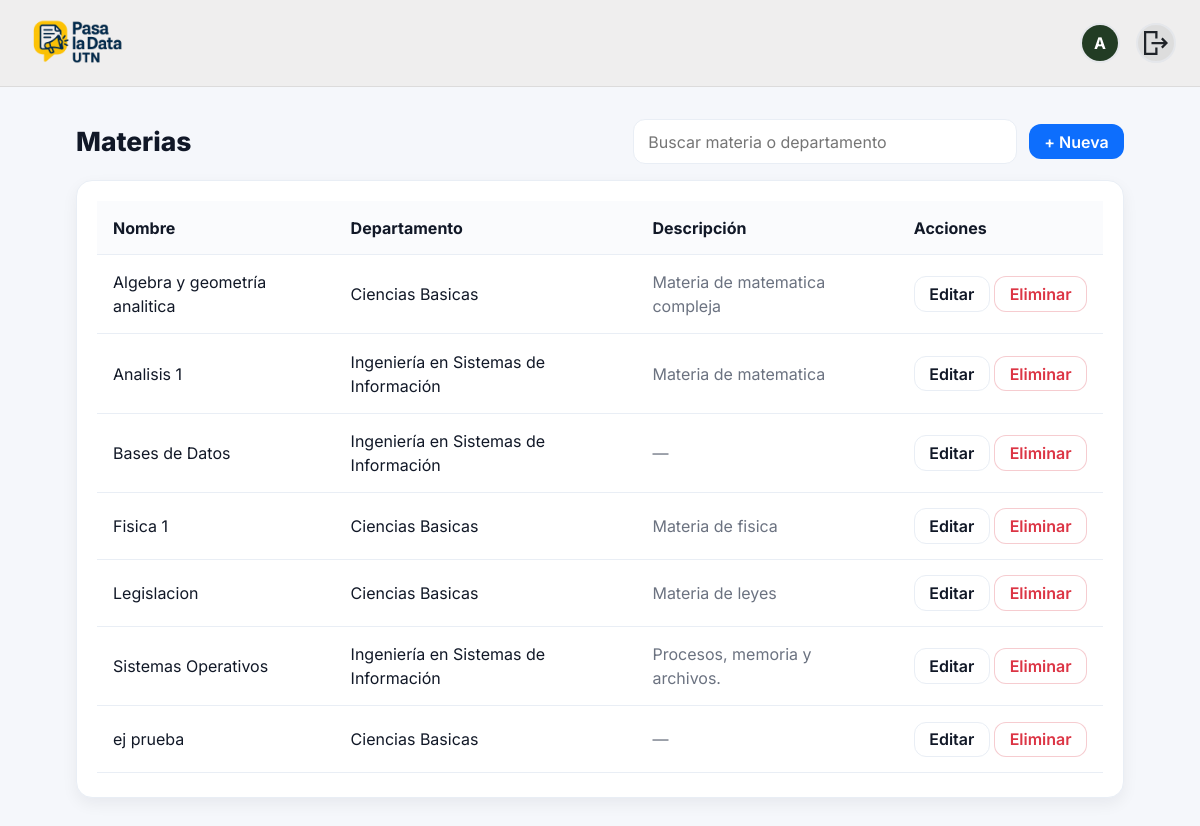
The app's page /academics/admin/materias/ (signed in) with its own data.
### people/models.py (models this page shows, shortened)
class User(AbstractUser):
    class Role(models.TextChoices):
        ALUMNO = "ALU", "Alumno"
        PROFESOR = "PRO", "Profesor"
        ADMIN = "ADM", "Administrador"
    rol = models.CharField(max_length=3, choices=Role.choices)
    legajo = models.CharField(max_length=20, unique=True, null=True, blank=True)  # solo alumnos
    username = models.CharField(max_length=150, blank=True, default='')
    imagen_perfil = models.ImageField(
        upload_to="profiles/", null=True, blank=True
    )

### academics/models.py (models this page shows, shortened)
class Materia(models.Model):
    nombre = models.CharField(max_length=120, unique=True)
    eliminado = models.BooleanField(default=False)
    departamento = models.ForeignKey(Department, on_delete=models.CASCADE, related_name="materias")
    descripcion = models.TextField(blank=True, null=True)
    icono = models.CharField(max_length=4096, blank=True, null=True)
    imagen = models.ImageField(upload_to="materias/", blank=True, null=True)
    created_at = models.DateTimeField(auto_now_add=True)
    active = models.BooleanField(default=True)
    class Meta:
        ordering = ["nombre"]
        verbose_name = "Materia"

class Department(models.Model):
    nombre = models.CharField(max_length=120, unique=True)
    imagen = models.ImageField(upload_to="departments/", blank=True, null=True)
    icono = models.CharField(max_length=4096, blank=True, null=True)
    created_at = models.DateTimeField(auto_now_add=True)
    active = models.BooleanField(default=True)
    class Meta:
        ordering = ["nombre"]
        verbose_name = "Departamento"

### academics/views.py (the view)
# urls.py: path("admin/materias/", views.materia_list, name="materia_list"),
@login_required
def materia_list(request):
    q = (request.GET.get("q") or "").strip()
    dept_id = request.GET.get("department")
    qs = (Materia.objects
            .select_related("departamento")
            .filter(eliminado=False, active=True)
            .order_by("nombre"))
    if q:
        qs = qs.filter(Q(nombre__icontains=q) | Q(departamento__nombre__icontains=q))
    if dept_id:
        qs = qs.filter(departamento_id=dept_id)
    departamentos = Department.objects.all().order_by("nombre")
    return render(request, "academics/materia_list.html", {
        "materias": qs,
        "q": q,
        "departamentos": departamentos,
        "selected_department": int(dept_id) if dept_id else None,
        "create_url": "academics:materia_create",
        "update_name": "academics:materia_update",
        "delete_name": "academics:materia_delete",
    })

### academics/templates/academics/materia_list.html (shortened to what this page needs)
{% extends "base.html" %}
{% load static %}
{% block extra_head %}
<link rel="stylesheet" href="{% static 'academics/css/academics.css' %}">
{% endblock %}
{% block content %}
<div class="ap-wrap">
    <div class="ap-toolbar">
        <h1 class="ap-title">Materias</h1>
        <div class="ap-actions">
            <form method="get" class="ap-search">
                <input type="text" name="q" value="{{ request.GET.q|default:"" }}" placeholder="Buscar materia o departamento">
            </form>
            <a href="{% url 'academics:materia_create' %}" class="ap-btn ap-btn-primary">+ Nueva</a>
        </div>
    </div>
    <div class="ap-card ap-table-wrap">
        <table class="ap-table">
            <thead>
                <tr>
                    <th>Nombre</th>
                    <th>Departamento</th>
                    <th>Descripción</th>
                    <th class="ap-right">Acciones</th>
                </tr>
            </thead>
            <tbody>
                {% for m in materias %}
                    <tr>
                        <td class="ap-name">{{ m.nombre }}</td>
                        <td>{{ m.departamento.nombre }}</td>
                        <td class="ap-muted">{{ m.descripcion|default:"—" }}</td>
                        <td class="ap-right">
                            <a href="{% url 'academics:materia_update' m.id %}" class="ap-btn ap-btn-light">Editar</a>
                            <a href="{% url 'academics:materia_delete' m.id %}" class="ap-btn ap-btn-danger">Eliminar</a>
                        </td>
                    </tr>
                {% empty %}
                    <tr><td colspan="4" class="ap-muted">No hay materias registradas.</td></tr>
                {% endfor %}
            </tbody>
        </table>
    </div>
</div>
{% endblock %}

### templates/partials/_navbar.html
{% load static %}
<header class="navbar">
  <div class="navbar__inner container-narrow">
    <a class="navbar__brand"
       href="{% if request.user.is_authenticated and request.user.rol == 'ADM' %}
                {% url 'academics:admin_panel' %}
              {% else %}
                {% url 'academics:home' %}
              {% endif %}">
      <img class="navbar__logo" src="{% static 'img/logo.png' %}" alt="Pasa la Data UTN">
    </a>
    <div class="navbar__right">
      {% if request.user.is_authenticated %}
        {% if request.user.rol != "ADM" %}
          <a class="nav-avatar" href="{% url 'people:perfil' %}" title="Mi perfil">
            {% if request.user.imagen_perfil %}
              <img src="{{ request.user.imagen_perfil.url }}" alt="Foto de perfil">
            {% else %}
              <span class="nav-avatar__fallback">
                {{ request.user.get_short_name|default:request.user.username|slice:":1"|upper }}
              </span>
            {% endif %}
          </a>
        {% endif %}
        <a class="nav-avatar" href="{% url 'people:logout' %}" title="Cerrar sesión">
          <img src="{% static 'img/logout.svg' %}" alt="Cerrar sesión" class="logout-icon">
        </a>
      {% else %}
        <a class="btn btn-light btn-sm" href="{% url 'people:register' %}">Registrate</a>
        <a class="btn btn-light btn-sm" href="{% url 'people:login' %}">Iniciar sesión</a>
      {% endif %}
    </div>
  </div>
</header>

### static/css/app.css (style rules this page uses)
html, body { margin: 0; padding: 0; }
header.navbar { background: #efeeee; position: sticky; top: 0; z-index: 50; border-bottom: 1px solid rgba(0,0,0,.08); width: 100%; margin: 0; border-radius: 0 !important; }
.container-narrow { max-width: none; width: 100%; padding: 0 24px; box-sizing: border-box; }
.navbar__inner { display: flex; align-items: center; height: 70px; }
.navbar__brand { display: flex; align-items: center; }
.navbar__logo { height: 105px; width: auto; display: block; object-fit: contain; }
.navbar__right { margin-left: auto; display: flex; align-items: center; gap: 16px; }
:root { --font-ui: "Inter", system-ui, -apple-system, "Segoe UI", Roboto, Helvetica, Arial, sans-serif; }
html { font-family: var(--font-ui) !important; line-height: 1.5; }
body, input, select, textarea, button { font-family: inherit !important; }
*, *::before, *::after { font-kerning: normal; }
header.navbar .nav-avatar { width: 40px; height: 40px; border-radius: 50%; overflow: hidden; display: inline-flex; align-items: center; justify-content: center; text-decoration: none; background: #ddd; color: #333; border: 2px solid #e5e7eb; flex-shrink: 0; }
header.navbar .nav-avatar > img { width: 100%; height: 100%; display: block; object-fit: cover; object-position: center; }
header.navbar .nav-avatar__fallback { width: 100%; height: 100%; display: inline-flex; align-items: center; justify-content: center; font-weight: 700; font-size: 16px; color: #fff; background: #223C24; }

### academics/static/academics/css/academics.css (style rules this page uses)
:root { --ap-bg: #f5f7fb; --ap-card: #fff; --ap-border: #e9eef5; --ap-muted: #6b7280; --ap-primary: #0d6efd; --ap-danger: #dc3545; --ap-success: #198754; --ap-shadow: 0 6px 16px rgba(17, 24, 39, .06); --ap-radius: 16px; --ap-radius-sm: 12px; --ap-pad: 1rem; --ap-gap: .75rem; --ap-font: system-ui, -apple-system, Segoe UI, Roboto, Inter, Ubuntu, "Helvetica Neue", Arial, sans-serif; }
html, body { height: 100%; }
body { background: var(--ap-bg); font-family: var(--ap-font); color:#111827; }
.ap-wrap { max-width: 1080px; margin: 0 auto; padding: 2rem 1rem 3rem; }
.ap-card { background: var(--ap-card); border:1px solid var(--ap-border); border-radius: var(--ap-radius); box-shadow: var(--ap-shadow); overflow: hidden; }
.ap-muted { color: var(--ap-muted); }
.ap-toolbar { display:flex; gap:1rem; align-items:center; justify-content:space-between; margin-bottom:1rem; flex-wrap:wrap; }
.ap-title { margin:0; font-weight:800; font-size: clamp(1.4rem, 2.2vw, 2rem); }
.ap-actions { display:flex; align-items:center; gap:.75rem; flex-wrap:wrap; }
.ap-search { position:relative; }
.ap-search input { width: clamp(220px, 32vw, 420px); border: 1px solid var(--ap-border); border-radius: var(--ap-radius-sm); background: #fff; padding: .6rem 2.1rem .6rem .9rem; outline: none; }
.ap-btn { display:inline-flex; align-items:center; gap:.45rem; border-radius: var(--ap-radius-sm); padding:.55rem .9rem; font-weight:600; text-decoration:none; border:1px solid transparent; transition:.18s ease; line-height:1; }
.ap-btn-primary { background: var(--ap-primary); color:#fff; cursor: pointer; }
.ap-btn-light { background:#fff; border-color: var(--ap-border); color:#111827; }
.ap-btn-danger { color: var(--ap-danger); border-color: rgba(220,53,69,.25); background:#fff; }
.ap-table-wrap { overflow:auto; border-radius: var(--ap-radius); }
.ap-table { width:100%; border-collapse:separate; border-spacing:0; }
.ap-table thead th { background:#fafbfd; color:#111827; font-weight:700; border-bottom:1px solid var(--ap-border); position:sticky; top:0; z-index:1; padding:.9rem 1rem; text-align:left; }
.ap-table tbody td { padding:.95rem 1rem; vertical-align:middle; border-bottom:1px solid var(--ap-border); }
.ap-table tbody tr { transition: background .15s ease; }
.ap-right { text-align:right; white-space:nowrap; }
*, *::before, *::after { box-sizing: border-box; }
.ap-card { padding: 1.25rem 1.25rem 1.5rem; }

### records on screen
User: user.get_short_name "A"
Materia: nombre "Algebra y geometría analitica", departamento.nombre "Ciencias Basicas", descripcion "Materia de matematica compleja"
Materia: nombre "Analisis 1", departamento.nombre "Ingeniería en Sistemas de Información", descripcion "Materia de matematica"
Materia: nombre "Bases de Datos", departamento.nombre "Ingeniería en Sistemas de Información", descripcion "—"
Materia: nombre "Fisica 1", departamento.nombre "Ciencias Basicas", descripcion "Materia de fisica"
Materia: nombre "Legislacion", departamento.nombre "Ciencias Basicas", descripcion "Materia de leyes"
Materia: nombre "Sistemas Operativos", departamento.nombre "Ingeniería en Sistemas de Información", descripcion "Procesos, memoria y archivos."
Materia: nombre "ej prueba", departamento.nombre "Ciencias Basicas", descripcion "—"
